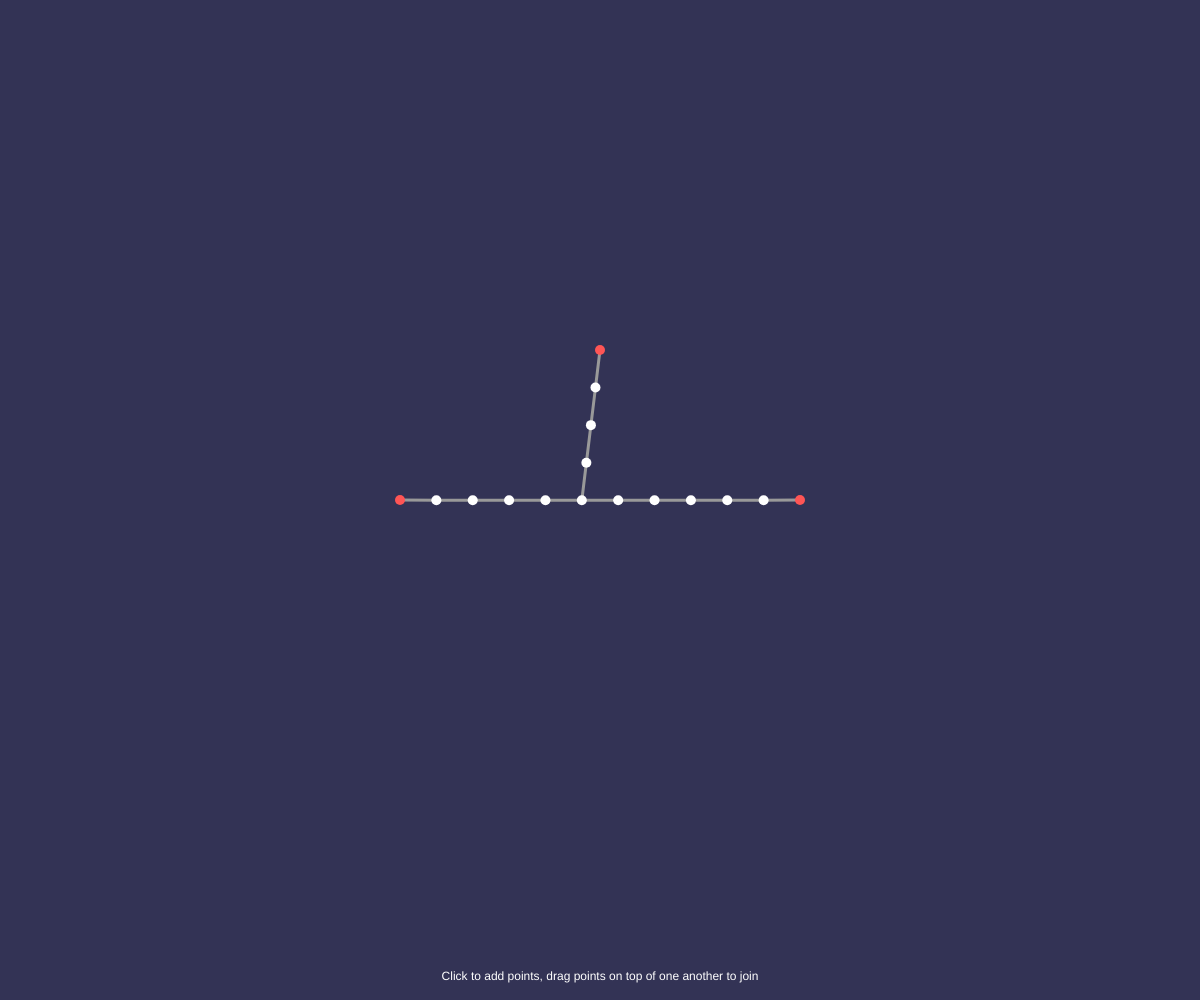
Frame 1 (no input)
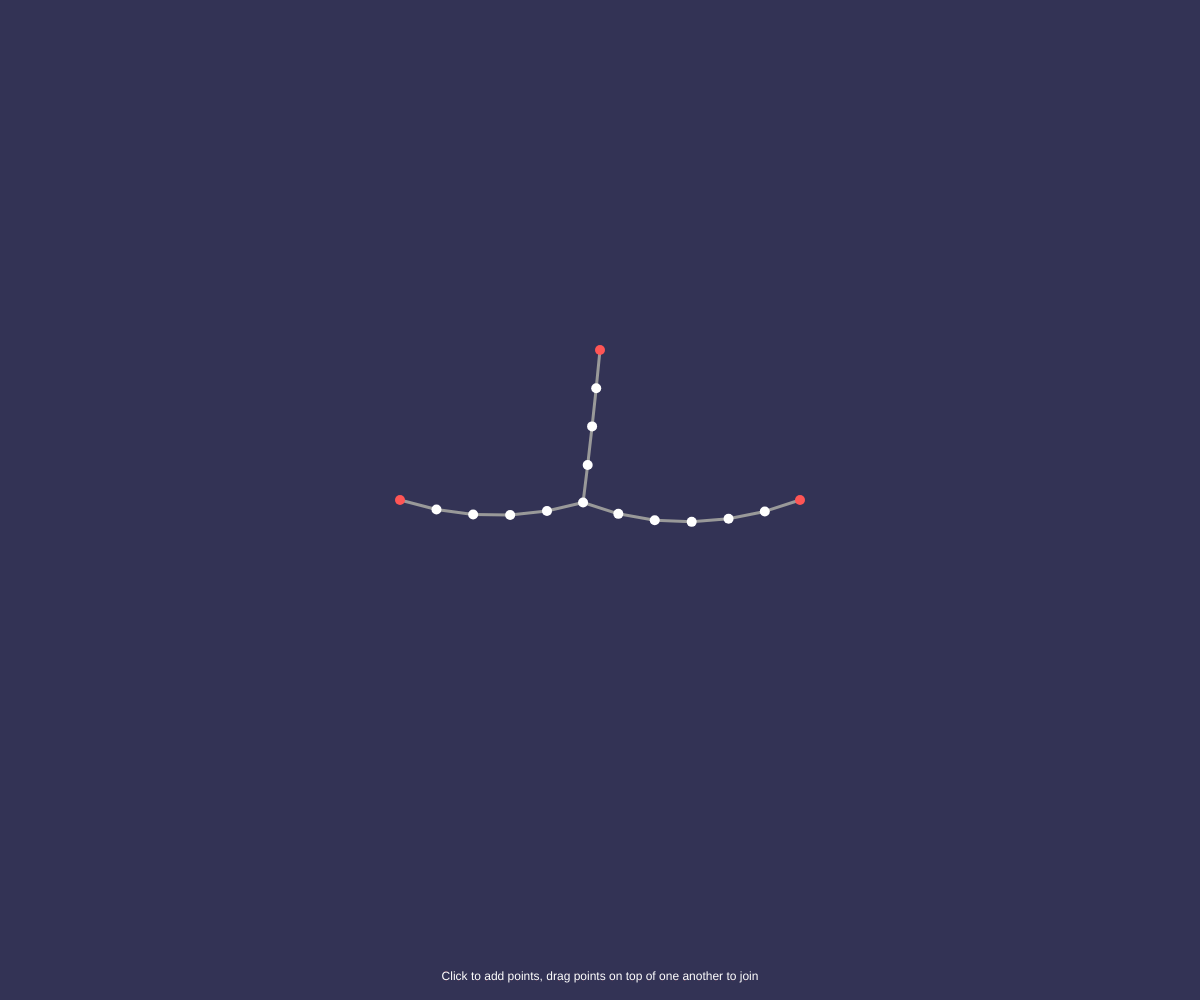
Frame 60 (no input)
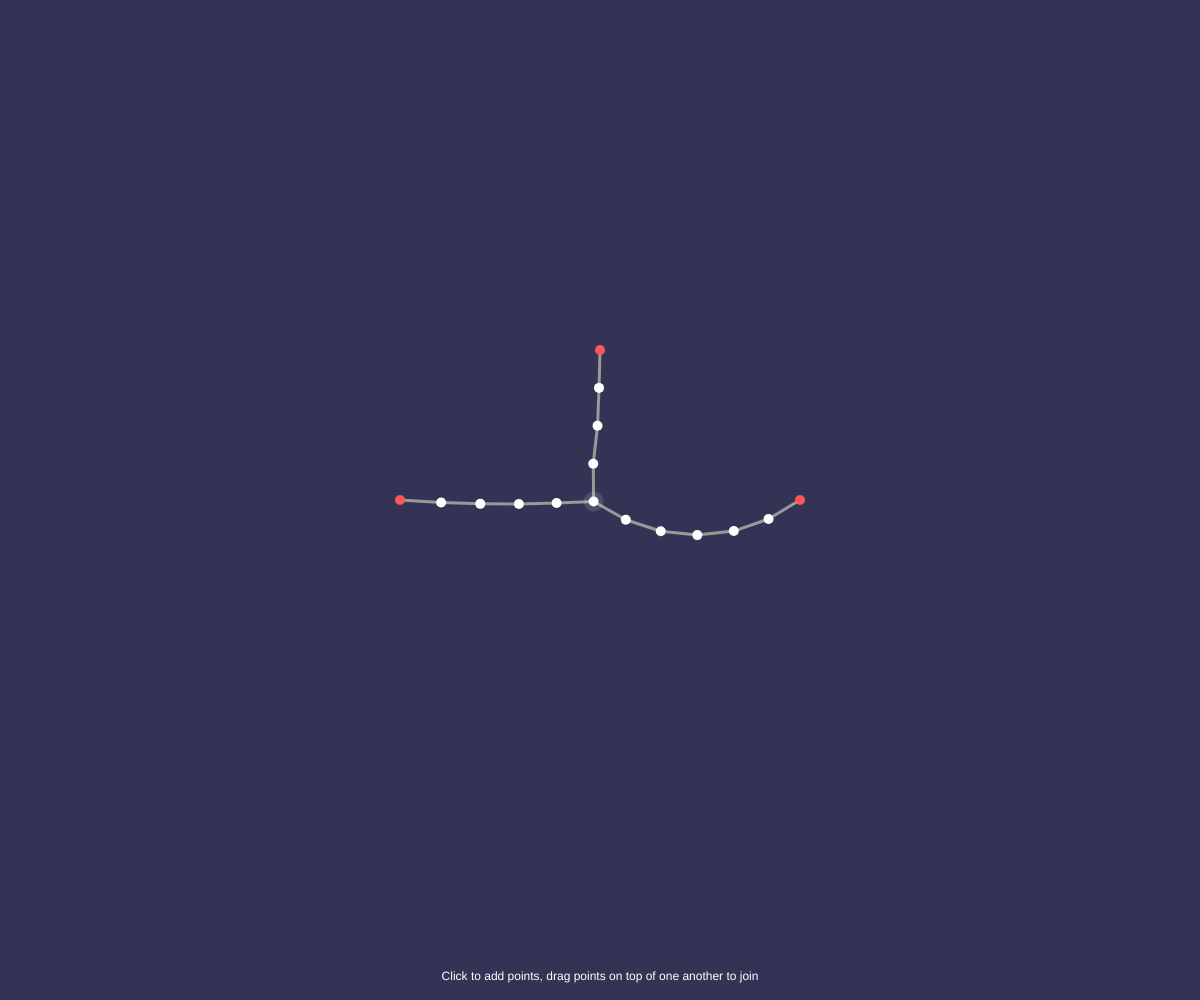
Frame 120 (the mouse pressed at the canvas centre since frame 60)

The p5.js sketch that drew these frames (run headless with seeded random() and noise() and a simulated clock; from frame 60 on, the mouse is pressed at the canvas centre):

// p5.js sketch
// ── sketch.js
const GRAVITY = 1;
const STEP = 0.5;
const DOWN = 1;
const POINT_SIZE = 10;
const LINE_WEIGHT = 3;
// Maximum distance to drag a point from 
const DRAG_DISTANCE = POINT_SIZE * 2;
//Friction to apply after bouncing
const BOUNCE_FRICTION = .5;
// Between 0 and 1, 1 == Steel rods, 0 == no connections
const GIVE = 0;
// Multiply each point's velocity by this every frame.
const AIR_FRICTION = .95;
//Iterations to apply physics to points, more == less bounce and a stabler animation
const ITERATION_COUNT = 3;
class Vector {
  constructor(x, y){
    Object.assign(this, {x, y});
  }
  clone(){
    return new Vector(this.x, this.y);
  }
  distance(vector){
    vector = this._v(vector);
    return Math.sqrt((vector.x - this.x)**2 + (vector.y - this.y) **2);
  }
  add(vector){
    vector = this._v(vector);
    const a = this.clone();
    a.x += vector.x;
    a.y += vector.y;
    return a;
  }
  subtract(vector){
    vector = this._v(vector);
    const a = this.clone();
    a.x -= vector.x;
    a.y -= vector.y;
    return a;
  }
  multiply(vector){
    vector = this._v(vector);
    const a = this.clone();
    a.x *= vector.x;
    a.y *= vector.y;
    return a;
  }
  divide(vector){
    vector = this._v(vector);
    const a = this.clone();
    a.x /= vector.x;
    a.y /= vector.y;
    return a;
  }
  normalize(){
    return new Vector(this.x / this.length, this.y / this.length);
  }
  get length(){
    return Math.sqrt(this.x**2 + this.y**2);
  }
  _v(vector){
    if (!(vector instanceof Vector)){
      if (typeof vector === "number"){
        return new Vector(vector, vector);
      }
      console.log(vector)
      throw new Error("Vector must be number or vector");
    } else if (vector.x && vector.y){
      return new Vector(vector.x, vector.y);
    }else {
      return vector;
    }
  }
}

class Point {
  constructor({position, prevPosition, locked = false}){
    if (!prevPosition){prevPosition = position.clone()}
    Object.assign(this, {
      position, 
      prevPosition, 
      locked,
      dragging: false,
      connections: [],
    });
  }
  connect(point){
    this.connections = [...this.connections, new Connection(this, point)];
    connections = [...connections, ...this.connections.slice(-1)]
  }
  addBetween(p2, {count, ...opts}){
    let newpoints = [];
    let weight = 0;
    let inc = 1 / (count + 1);
    for (let i = 0; i < count; i++){
      weight += inc;
      let p = new Point({
        position: new Vector(mix(this.position.x, p2.position.x, weight), mix(this.position.y, p2.position.y, weight)),
        prevPosition: new Vector(mix(this.prevPosition.x, p2.prevPosition.x, weight), mix(this.prevPosition.y, p2.prevPosition.y, weight)),
        ...opts,
      })
      newpoints.push(p)
    }
    return newpoints;
  }
  get x(){return this.position.x}
  get y(){return this.position.y}
  get index(){return points.indexOf(this) < 0 ? null : points.indexOf(this)}
  applyFriction(friction){
    this.prevPosition = new Vector(
      mix(this.position.x, this.prevPosition.x, friction),
      mix(this.position.y, this.prevPosition.y, friction),
    )
  }
  draw(){
    if (this.dragging){
      strokeWeight(DRAG_DISTANCE);
      stroke("#fff2");
      point(this.x, this.y);
    }
    strokeWeight(POINT_SIZE);
    if (this.locked){
      stroke("#f55");
    } else {
      stroke("#fff");
    }
    point(this.x, this.y);
  }
}

class Connection {
  // p1 and p2 should be instanceof Point
  constructor(p1, p2){
    Object.assign(this, {
      p1,
      p2,
      //Give is how stretchy it is (0-1).
      give: GIVE,
      // If give is 0 it acts like a steel bar.
      length: Math.sqrt((p2.x - p1.x)**2 + (p2.y - p1.y)**2),
    })
  }
  draw(){
    strokeWeight(LINE_WEIGHT);
    stroke("#999");
    line(this.p1.x, this.p1.y, this.p2.x, this.p2.y)
  }
}

let points = [];
let connections = [];

function setup(){
  createCanvas(windowWidth, windowHeight);
  pixelDensity(1);
  let cx = width / 2;
  let cy = height / 2;
  points = [
    new Point({
      locked: true,
      position: new Vector(cx - 200, cy),
    }),
    new Point({
      position: new Vector(cx + 200, cy),
      locked: true,
    })
  ]
  points.splice(
    1,
    0,
    ...points[0].addBetween(points[1], {
      count: 10,
      locked: false,
    })
  )
  for (let i = 0; i < points.length - 1; i++){
    points[i].connect(points[i+1]);
  }
  let a = new Point({
    locked: true,
    position: new Vector(cx, cy - 150),
  });
  points.push(a)
  let len = points.length;
  points.splice(points.length - 1, 0, ...points[5].addBetween(a, {
    count: 3,
  }))
  for (let i = len - 1; i < points.length - 1; i++){
    points[i].connect(points[i+1])
  }
  points[len - 1].connect(points[5])
}

function draw(){
  simulate()
  background("#335")
  strokeWeight(0)
  let t = "Click to add points, drag points on top of one another to join";
  fill("white")
  textAlign("center")
  text(t, width / 2, height - 20)
  connections.forEach(c => c.draw())
  points.forEach(p => p.draw())
}

function simulate(){
  for (let point of points){
    if (point.dragging){
      point.prevPosition.x = mouseX;
      point.prevPosition.y = mouseY;
      point.position.x = mouseX;
      point.position.y = mouseY;
    }
    if (!point.locked){
      point.applyFriction(AIR_FRICTION);
      let before = point.position.clone();
      // Continue moving as before
      const vel = point.position.subtract(point.prevPosition);
      
      point.position = point.position.add(vel);
      // Gravity
      point.position = point.position.add(new Vector(0, getGravity()));
      // Reassign prevPos
      point.prevPosition = before;
      
      // Bouncing:
      const vx = vel.x;
      const vy = vel.y;
      if (point.position.x > width){
        point.position.x = width;
        point.prevPosition.x = point.position.x + vx;
        point.applyFriction(BOUNCE_FRICTION)
      }
      if (point.position.x < 0){
        point.position.x = 0;
        point.prevPosition.x = point.position.x + vx;
        point.applyFriction(BOUNCE_FRICTION)
      }
      if (point.position.y > height){
        point.position.y = height;
        point.prevPosition.y = point.position.y + vy;
        point.applyFriction(BOUNCE_FRICTION)
      }
      if (point.position.y < 0){
        point.position.y = 0;
        point.prevPosition.y = point.position.y + vy;
        point.applyFriction(BOUNCE_FRICTION)
      }
    }
  }
  for (let i = 0; i < ITERATION_COUNT; i++){
    for (let connection of connections){
      //Find the center
      let center = connection.p1.position.add(connection.p2.position).divide(2);
      // Make it's magnitude 1
      let dir = connection.p1.position.subtract(connection.p2.position).normalize();
      if (!connection.p1.locked){
        let newpos = center.add(dir.multiply(connection.length / 2));
        connection.p1.position = connection.p1.position.multiply(connection.give).add(newpos.multiply(1 - connection.give));
      }
      if (!connection.p2.locked){
        let newpos = center.subtract(dir.multiply(connection.length / 2));
        connection.p2.position = connection.p2.position.multiply(connection.give).add(newpos.multiply(1 - connection.give));
      }
    }
  }
}

function mouseReleased(){
  if (points.find(i => i.dragging)){
    let dragging = points.find(i => i.dragging)
    let closest = points.filter(i => i !== dragging).sort((a, b) => a.position.distance(dragging.position) - b.position.distance(dragging.position))[0];
    if (closest.position.distance(dragging.position) < 3){
      dragging.connect(closest)
    }
  }
  points.forEach(i => {
    if (i.dragging){
      i.dragging = false;
    }
  })
}

function mousePressed(){
  points.forEach(i => {
    if (i.dragging){
      i.dragging = false;
    }
  })
  
  let closest = points.sort((a, b) => a.position.distance(new Vector(mouseX, mouseY)) - b.position.distance(new Vector(mouseX, mouseY)))[0];
  if (closest.position.distance(new Vector(mouseX, mouseY)) >= DRAG_DISTANCE){
    let b = new Point({position: new Vector(mouseX, mouseY)});
    points.push(b)
    closest.connect(b);
  }
  closest.dragging = true;
  return false;
}

function getGravity(){
  return GRAVITY * STEP * STEP * DOWN;
}

function mix(num1, num2, amt){
  return num2 * amt + num1 * (1 - amt);
}

function windowResized(){
  resizeCanvas(windowWidth, windowHeight);
}
// ── style.css
html, body { margin: 0; padding: 0; overflow: hidden; }
canvas { display: block; }
